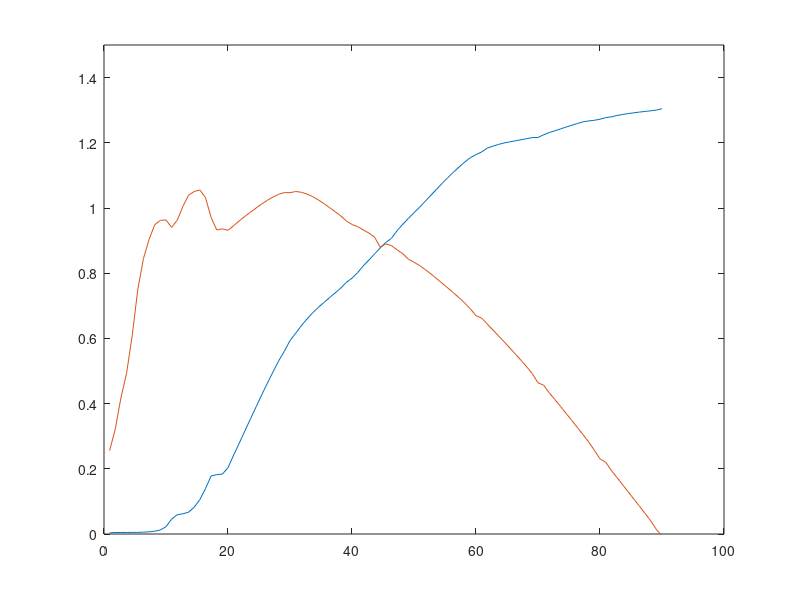

MATLAB code to generate this figure:
clear; close all; clc;

%% DEFINE

%{
In this report, I want to define the angle of stall as 17 degree.
Since it is known that the stalling angle is typically around 15' - 20' for
many airfoils.

Ref: https://en.wikipedia.org/wiki/Angle_of_attack
%}

alpha_stall = deg2rad(20);
theta = deg2rad(45);
omega = 628.318; % 6000 rpm in rad/s
c = 0.02; % m
Vinf = 7; % m/s
dr = 0.01; % m
r = 0.03; %m
AR = 14; % from the reference paper
B1 = 1.11 + 0.018 * AR;
C_D_max = B1;

C_D_stall = 0.1; % What is this value?
C_L_stall = 0.1; % What is this value exactly?

B2 = (C_D_stall - C_D_max * sin(alpha_stall)^2)/cos(alpha_stall);
A1 = B1/2;
A2 = (C_L_stall - C_D_max*sin(alpha_stall)*cos(alpha_stall)) * sin(alpha_stall) / (cos(alpha_stall)^2);
rho = 1.4;
%%

alpha = linspace(0, pi/2, 100);
alpha_in_deg = rad2deg(alpha);
% C_D = zeros(1, length(alpha));
% C_L = zeros(1, length(alpha));
% for i = 1:length(alpha)
%     C_D(i) = B1 * sin(alpha(i))^2 + B2 * cos(alpha(i));
%     C_L(i) = A1 * sin(2*alpha(i)) + A2 * cos(alpha(i))^2 / sin(alpha(i));
% end

num = xlsread('Cl.csv');

x = num(:,1);
y = num(:,2);

xi = linspace(0, 90, 100);
C_L = interp1(x, y, xi);

num = xlsread('Cd.csv');

x = sort(num(:,1));
x(81) = []; % accidently has an overlapping number
y = sort(num(:,2));
y(81) = [];

xi = linspace(0, 90, 100);
C_D = interp1(x, y, xi);


figure; plot(alpha_in_deg, C_D)
hold on;
plot(alpha_in_deg, C_L);
% xlim([17, 90])
ylim([0, 1.5])

a = linspace(0, 1, 1000); % for every single a from 0 to 1 ... 

for i = 1:length(a)
    V2 = r * omega;
    
    V_disc = 7 + 7 * a(i);
    V1 = sqrt(V_disc^2 + V2^2);
    phi = atan(V_disc/V2);
    
    alpha2 = theta - phi;
    
    [~,alpha_idx] = min(abs(alpha-alpha2));
    
    dT_prime(i) = 1/2 * rho * V1^2 * c * (C_L(alpha_idx)*cos(phi) - C_D(alpha_idx)* sin(phi)) * dr;
    dT(i) = 4 * pi * r * dr * rho * Vinf^2 * a(i) * (1+a(i));
end


[~, dT_min_idx] = min(abs(dT_prime - dT));

a(dT_min_idx)

dT_prime(dT_min_idx)
dT(dT_min_idx)

%% result

disp(['a should be ',num2str(a(dT_min_idx))]);